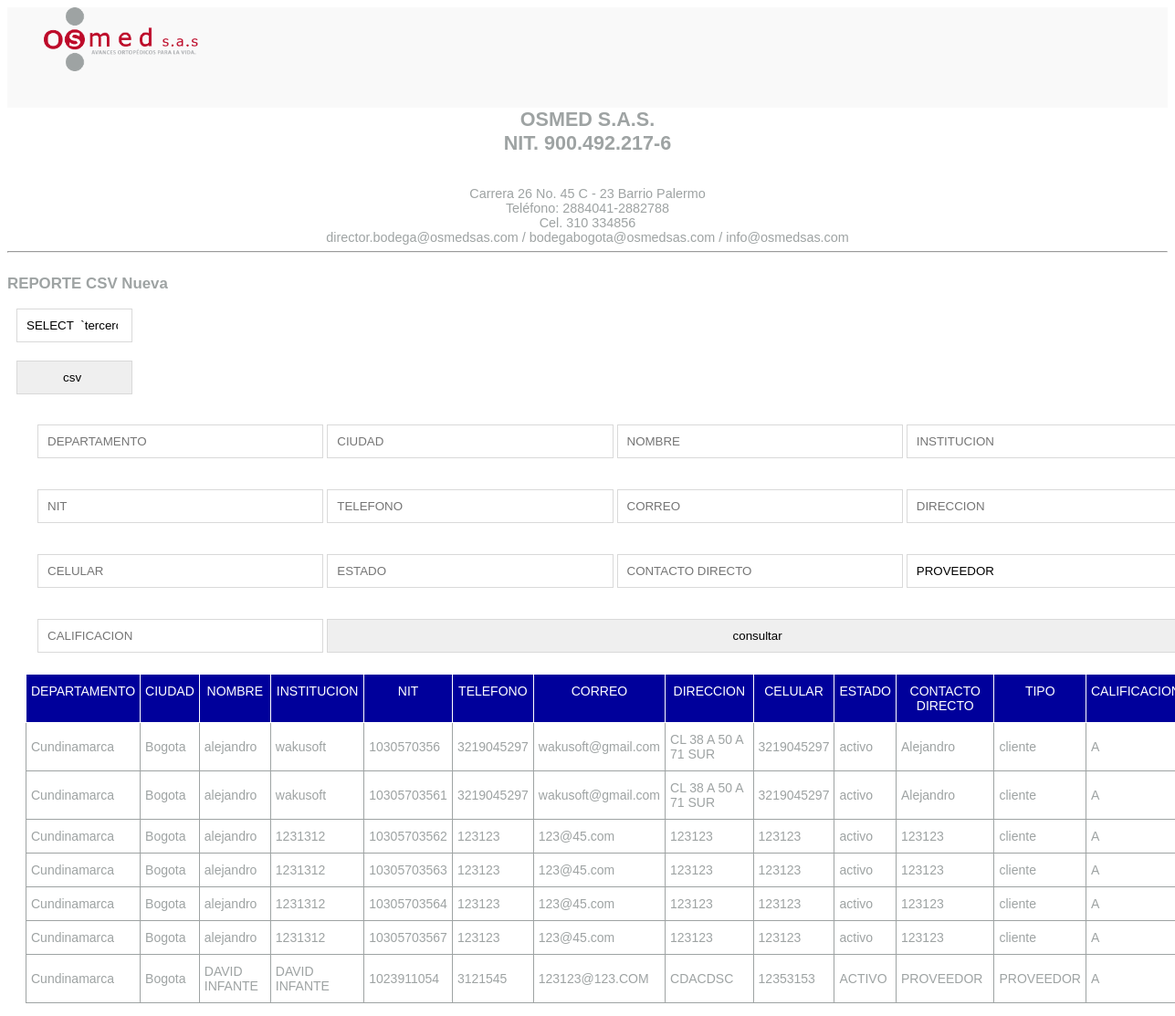
/php/consultarproveedor.php, run on an earlier commit of the app's database.
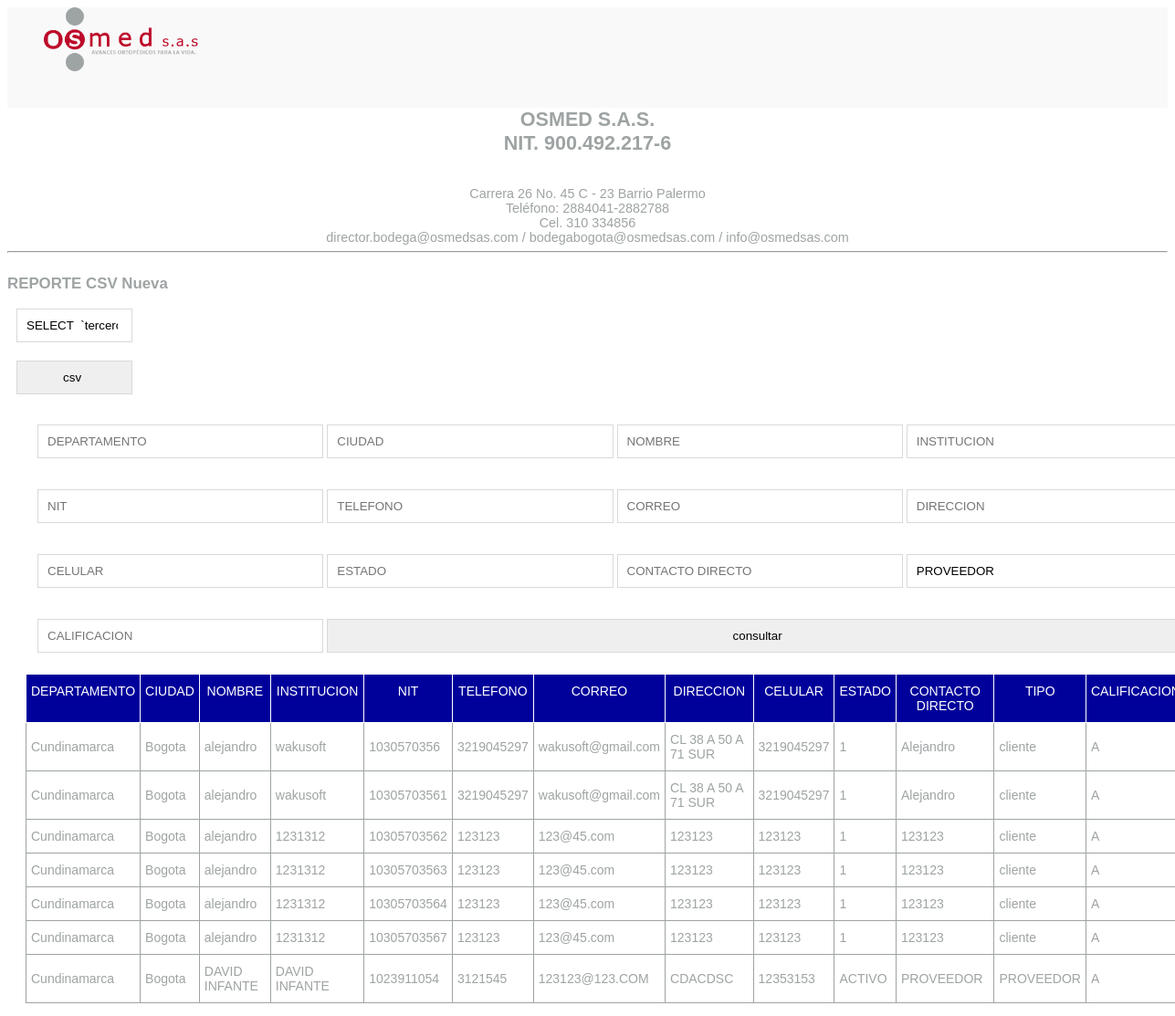
And on a later commit of the database.
### tables this page shows
CREATE TABLE `terceros` (
  `idclientes` int(15) NOT NULL,
  `departamento` int(15) NOT NULL,
  `ciudad` int(15) NOT NULL,
  `nombre` varchar(15) NOT NULL,
  `institucion` varchar(15) NOT NULL,
  `nit` varchar(20) NOT NULL,
  `telefono` varchar(15) NOT NULL,
  `correo` varchar(20) NOT NULL,
  `direccion` varchar(20) NOT NULL,
  `celular` varchar(20) NOT NULL,
  `estado` varchar(11) NOT NULL,
  `contacto_directo` varchar(15) NOT NULL,
  `sede` varchar(15) NOT NULL,
  `tipo` varchar(15) NOT NULL,
  `calificacion` varchar(15) NOT NULL,
  `bodega` varchar(15) NOT NULL,
  `fechamodificado` varchar(15) NOT NULL
);

CREATE TABLE `departamento` (
  `iddepartamento` int(15) NOT NULL,
  `nombre` varchar(15) NOT NULL,
  `codigo` varchar(15) NOT NULL
);

CREATE TABLE `ciudades` (
  `idciudades` int(15) NOT NULL,
  `iddepartamento` int(15) NOT NULL,
  `nombre` varchar(15) NOT NULL,
  `codigo` varchar(15) NOT NULL
);

### php/consultarproveedor.php (the view, shortened to what this page needs)
<?php
	echo '
	<section id="encabezado">
		<div id="logo">
			<a href="../html/profile"><img src="../imagenes/logo.png"></a>
		</div>
	</section>
	<center><h2><strong>OSMED S.A.S.<br>NIT. 900.492.217-6</strong></h2><br>Carrera 26 No. 45 C - 23 Barrio Palermo<br>Teléfono: 2884041-2882788<br>Cel. 310 334856<br>director.bodega@osmedsas.com / bodegabogota@osmedsas.com / info@osmedsas.com</center><hr>
	';
$sentencia1='';
$sentencia2='';
$sentencia3='';
$sentencia4='';
$sentencia5='';
$sentencia6='';
$sentencia7='';
$sentencia8='';
$sentencia9='';
$sentencia10='';
$sentencia11='';
$sentencia12='';
?>
<section id="filtro">
	<form method="post" action="">
		<table id="t21">
		<tr>
	   	 	<td><input type="" name="R1" placeholder="DEPARTAMENTO" value=""></td>
	    	<td><input type="" name="R2" placeholder="CIUDAD"></td>
	    	<td><input type="" name="nombre" placeholder="NOMBRE"></td>
	    	<td><input type="" name="institucion" placeholder="INSTITUCION"></td>
		</tr>
		<tr>
			<td><input type="" name="nit" placeholder="NIT"></td>
			<td><input type="" name="telefono" placeholder="TELEFONO"></td>
			<td><input type="" name="correo" placeholder="CORREO"></td>
			<td><input type="" name="direccion" placeholder="DIRECCION"></td>
		</tr>
		<tr>
			<td><input type="" name="celular" placeholder="CELULAR"></td>
			<td><input type="" name="estado" placeholder="ESTADO"></td>
			<td><input type="" name="contacto_directo" placeholder="CONTACTO DIRECTO"></td>
			<td><input type="" name="tipoc" placeholder="TIPO" value="PROVEEDOR"></td>
		</tr>
		<tr>
			<td><input type="" name="calificacion" placeholder="CALIFICACION"></td>
			<td COLSPAN="3"><input type="submit" name="consultar" value="consultar"></td>
		</tr>
	</form>
</section>
<?php
include_once "conexion.php";
	$conexion= conexion();
include('../html/encabezado.php');
	$sql = "SELECT
	`terceros`.`idclientes`,
	`departamento`.`nombre` AS `R1`,
	`ciudades`.`nombre` AS `R2`,
	`terceros`.`nombre` ,
	`terceros`.`institucion` ,
	`terceros`.`nit` ,
	`terceros`.`telefono` ,
	`terceros`.`correo` ,
	`terceros`.`direccion` ,
	`terceros`.`celular` ,
	`terceros`.`estado` ,
	`terceros`.`contacto_directo` ,
	`terceros`.`tipo` ,
	`terceros`.`calificacion` ,
	`terceros`.`bodega` ,
	`terceros`.`fechamodificado`
	FROM `terceros`
	INNER JOIN `ciudades` ON `ciudades`. `idciudades` = `terceros`.`ciudad`
	INNER JOIN `departamento` ON `departamento`.`iddepartamento` = `terceros`.`departamento`
	".$sentencia11." ".$sentencia1." ".$sentencia2." ".$sentencia3." ".$sentencia4." ".$sentencia5." ".$sentencia6." ".$sentencia7." ".$sentencia8." ".$sentencia9." ".$sentencia10." ".$sentencia12." ;";
	echo "<h3 id='5'>REPORTE CSV Nueva</h3>
	<form method='POST' action='../descargar/descargarcliente.php'>
	<input type='' name='sentencia' value='".$sql."'>
	<input type='submit' value='csv'>
	</form>";
	$bill_usuarios = mysqli_query($conexion,$sql) or die(mysqli_error($conexion));
	echo '<div id="consultaLarga">
		<table id="t21" class="tg">
		  <tr>
		    <th class="tg-g4jy">DEPARTAMENTO</th>
		    <th class="tg-g4jy">CIUDAD</th>
		    <th class="tg-g4jy">NOMBRE</th>
		    <th class="tg-g4jy">INSTITUCION</th>
		    <th class="tg-g4jy">NIT</th>
		    <th class="tg-g4jy">TELEFONO</th>
		    <th class="tg-g4jy">CORREO</th>
		    <th class="tg-g4jy">DIRECCION</th>
		    <th class="tg-g4jy">CELULAR</th>
		    <th class="tg-g4jy">ESTADO</th>
		    <th class="tg-g4jy">CONTACTO DIRECTO</th>
		    <th class="tg-g4jy">TIPO</th>
		    <th class="tg-g4jy">CALIFICACION</th>
		    </tr>';
	while ($row = $bill_usuarios->fetch_assoc()) {
		echo '<tr>
		    <td class="tg-iacq">'.$row['R1'].'</td>
		    <td class="tg-iacq">'.$row['R2'].'</td>
		    <td class="tg-iacq">'.$row['nombre'].'</td>
		    <td class="tg-iacq">'.$row['institucion'].'</td>
		    <td class="tg-iacq">'.$row['nit'].'</td>
		    <td class="tg-iacq">'.$row['telefono'].'</td>
		    <td class="tg-iacq">'.$row['correo'].'</td>
		    <td class="tg-iacq">'.$row['direccion'].'</td>
		    <td class="tg-iacq">'.$row['celular'].'</td>
		    <td class="tg-iacq">'.$row['estado'].'</td>
		    <td class="tg-iacq">'.$row['contacto_directo'].'</td>
		    <td class="tg-iacq">'.$row['tipo'].'</td>
		    <td class="tg-iacq">'.$row['calificacion'].'</td>
		    </tr>';
	}
	echo '</table></div>';
	?>

What changed in the data, as far as the page shows it:
changed terceros (number 1 of 7 on the later page): estado "activo" → "1"
changed terceros (number 2 of 7 on the later page): estado "activo" → "1"
changed terceros (number 3 of 7 on the later page): estado "activo" → "1"
changed terceros (number 4 of 7 on the later page): estado "activo" → "1"
changed terceros (number 5 of 7 on the later page): estado "activo" → "1"
changed terceros (number 6 of 7 on the later page): estado "activo" → "1"
